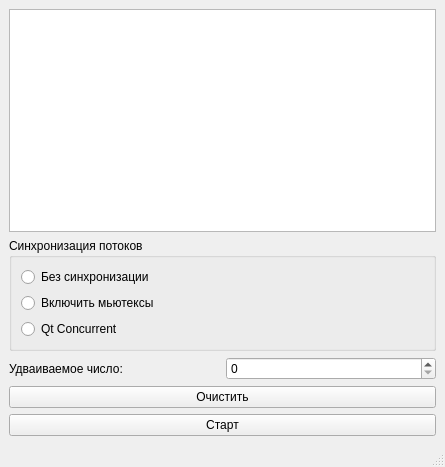
<?xml version="1.0" encoding="UTF-8"?>
<ui version="4.0">
 <class>MainWindow</class>
 <widget class="QMainWindow" name="MainWindow">
  <property name="geometry">
   <rect>
    <x>0</x>
    <y>0</y>
    <width>445</width>
    <height>467</height>
   </rect>
  </property>
  <property name="windowTitle">
   <string>QtConcurrent</string>
  </property>
  <widget class="QWidget" name="centralwidget">
   <layout class="QGridLayout" name="gridLayout">
    <item row="0" column="0" colspan="2">
     <widget class="QTextEdit" name="te_debug">
      <property name="readOnly">
       <bool>true</bool>
      </property>
     </widget>
    </item>
    <item row="4" column="0" colspan="2">
     <widget class="QPushButton" name="pb_clear">
      <property name="text">
       <string>Очистить</string>
      </property>
     </widget>
    </item>
    <item row="3" column="0">
     <widget class="QLabel" name="lb_initNum">
      <property name="text">
       <string>Удваиваемое число:</string>
      </property>
     </widget>
    </item>
    <item row="5" column="0" colspan="2">
     <widget class="QPushButton" name="pb_start">
      <property name="text">
       <string>Старт</string>
      </property>
     </widget>
    </item>
    <item row="3" column="1">
     <widget class="QSpinBox" name="sb_initNum">
      <property name="maximum">
       <number>1000000000</number>
      </property>
     </widget>
    </item>
    <item row="2" column="0" colspan="2">
     <widget class="QGroupBox" name="gb_synch">
      <property name="minimumSize">
       <size>
        <width>0</width>
        <height>0</height>
       </size>
      </property>
      <property name="title">
       <string>Синхронизация потоков</string>
      </property>
      <layout class="QVBoxLayout" name="verticalLayout">
       <item>
        <widget class="QRadioButton" name="rb_synchOff">
         <property name="text">
          <string>Без синхронизации</string>
         </property>
        </widget>
       </item>
       <item>
        <widget class="QRadioButton" name="rb_mutexOn">
         <property name="text">
          <string>Включить мьютексы</string>
         </property>
        </widget>
       </item>
       <item>
        <widget class="QRadioButton" name="rb_qtConcur">
         <property name="text">
          <string>Qt Concurrent</string>
         </property>
        </widget>
       </item>
      </layout>
     </widget>
    </item>
   </layout>
  </widget>
  <widget class="QMenuBar" name="menubar">
   <property name="geometry">
    <rect>
     <x>0</x>
     <y>0</y>
     <width>445</width>
     <height>21</height>
    </rect>
   </property>
  </widget>
  <widget class="QStatusBar" name="statusbar"/>
 </widget>
 <tabstops>
  <tabstop>te_debug</tabstop>
  <tabstop>sb_initNum</tabstop>
  <tabstop>pb_clear</tabstop>
  <tabstop>pb_start</tabstop>
 </tabstops>
 <resources/>
 <connections>
  <connection>
   <sender>pb_clear</sender>
   <signal>clicked()</signal>
   <receiver>te_debug</receiver>
   <slot>clear()</slot>
   <hints>
    <hint type="sourcelabel">
     <x>198</x>
     <y>262</y>
    </hint>
    <hint type="destinationlabel">
     <x>306</x>
     <y>117</y>
    </hint>
   </hints>
  </connection>
 </connections>
</ui>
